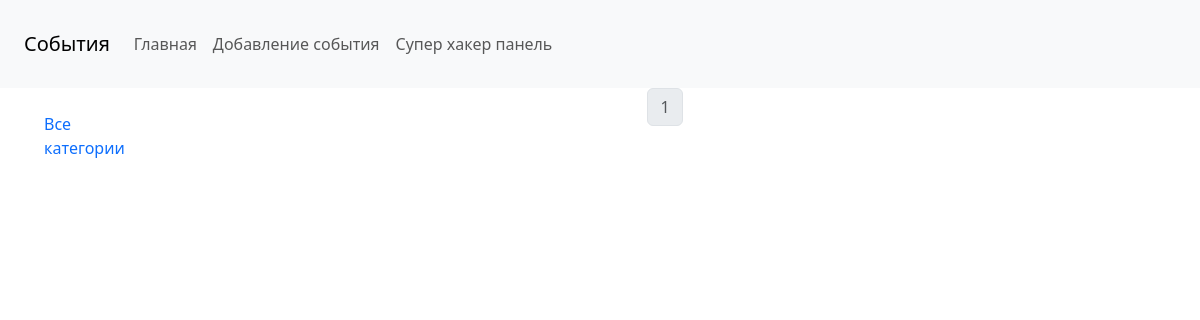
Before: / with the older database file.
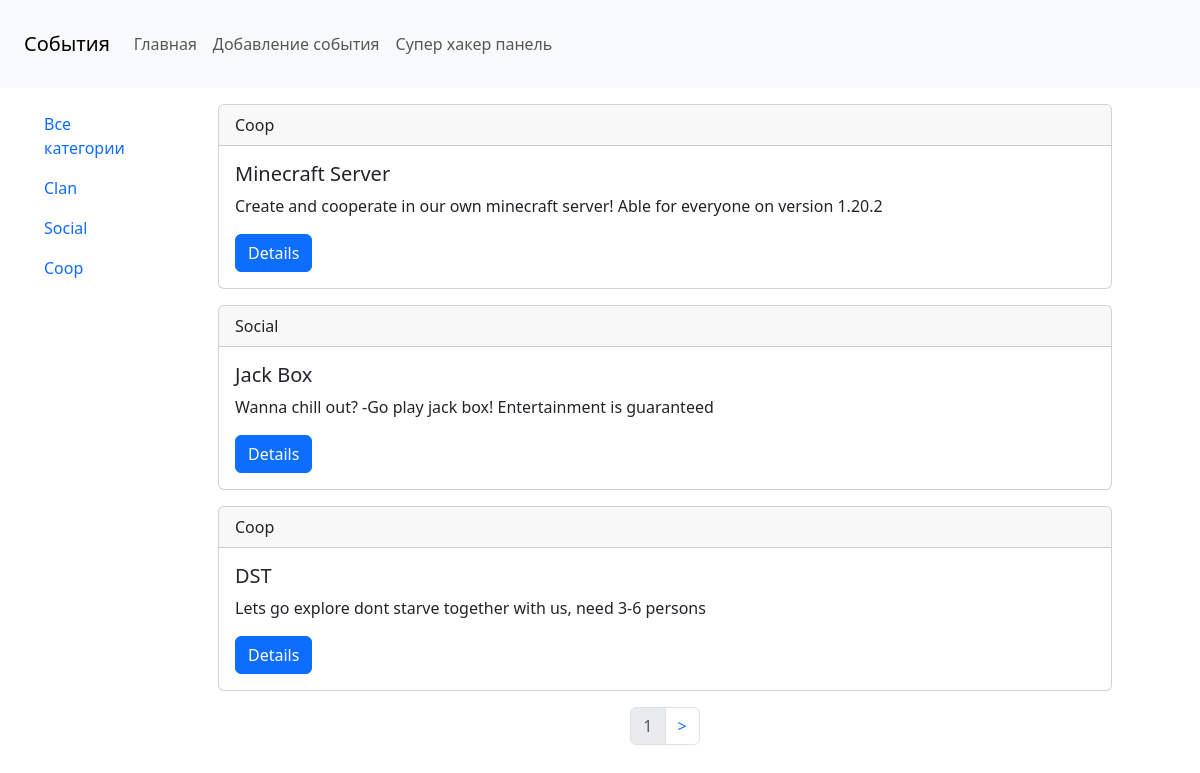
After: the same page with the newer database file.
### index/models.py (models this page shows, shortened)
class Category(models.Model):
    name = models.CharField(max_length=100, db_index=True, verbose_name='Категория')
    slug = models.SlugField(max_length=255, unique=True, db_index=True, verbose_name='URL')
    def __str__(self):
        return self.name
    def get_absolute_url(self):
        return reverse('category', kwargs={'cat_slug': self.pk})
    class Meta:
        verbose_name = 'Категория'
        verbose_name_plural = 'Категории'
        ordering = ['id']

class Event(models.Model):
    title = models.CharField(max_length=255, verbose_name='Заголовок')
    slug = models.SlugField(max_length=255, unique=True, db_index=True, verbose_name='URL')
    content = models.TextField(blank=True, verbose_name='Описание')
    time_create = models.DateTimeField(auto_now_add=True, verbose_name='Время создания')
    time_update = models.DateTimeField(auto_now=True, verbose_name='Время изменения')
    category = models.ForeignKey('Category', on_delete=models.PROTECT, null=True, verbose_name='Категория')
    def get_absolute_url(self):
        return reverse('event', kwargs={'event_slug': self.slug})
    class Meta:
        verbose_name = 'Событие'
        verbose_name_plural = 'События'
        ordering = ['-time_create', 'title']

### index/views.py (the view)
# urls.py: 2. Add a URL to urlpatterns:  path('', Home.as_view(), name='home')
class Home(DataMixin, ListView):
    model = Event
    template_name = 'index/index.html'
    context_object_name = 'events'
    def get_context_data(self, *, object_list=None, **kwargs):
        context = super().get_context_data(**kwargs)
        c_def = self.get_user_context(title='События')
        return dict(list(context.items()) + list(c_def.items()))
    def get_queryset(self):
        return Event.objects.all()

### index/templatetags/index_tags.py (called while the page is built)
@register.inclusion_tag('index/list_categories.html')
def show_categories(sort=None, cat_selected=0):
    if not sort:
        cats = Category.objects.all()
    else:
        cats = Category.objects.order_by(sort)
    return {'cats': cats, 'cat_selected': cat_selected}

@register.inclusion_tag('index/header.html')
def show_header():
    menu = [
        {'title': 'Главная', 'url_name': 'home'},
        {'title': 'Добавление события', 'url_name': 'addevent'},
        {'title': 'Супер хакер панель', 'url_name': 'blocked'},
    ]
    return {'menu': menu}

### index/utils.py (called while the page is built)
    def get_user_context(self, **kwargs):
        context = kwargs
        cats = Category.objects.all()
        context['cats'] = cats
        if 'cat_selected' not in context:
            context['cat_selected'] = 0
        return context

### index/templates/index/index.html
{% extends 'index/base.html' %}
{% load static %}
{% block content %}
{% for event in events%}
<div class="card m-3">
  <div class="card-header">
      {{event.category}}
  </div>
  <div class="card-body">
    <h5 class="card-title">{{event.title}}</h5>
    <p class="card-text">{{event.content}}</p>
    <a href="{{ event.get_absolute_url }}" class="btn btn-primary">Details</a>
  </div>
</div>
{% endfor %}
{% endblock %}

### index/templates/index/base.html (shortened to what this page needs)
{% load static %}
{% load index_tags %}
<!DOCTYPE html>
<html lang="en">
<head>
    {% load bootstrap5 %}
    {% bootstrap_css %}
</head>
<body>
    {% block mainmenu %}
        {% show_header %}
    {% endblock %}
    {% block main %}
    <main class="main">
        <div class="container m-0">
            <div class="row">
                <div class="col-2 position-fixed">
                    {% block sidebar %}
                        <ul class="nav flex-column p-3">
                            {% if cat_selected == 0 %}
                                <li class="nav-item">
                                    <a class="nav-link active" href="{% url 'home' %}">Все категории</a>
                                </li>
                            {% else %}
                                <li class="nav-item">
                                    <a class="nav-link" href="{% url 'home' %}">Все категории</a>
                                </li>
                            {% endif %}
                            {% show_categories  cat_selected=cat_selected %}
                        </ul>
                    {% endblock %}
                </div>
                <div class="col-10 offset-2">
                    {% block content %}
                    {% endblock %}
                    <nav class="d-flex justify-content-center">
                        <ul class="pagination">
                            {% for p in paginator.page_range %}
                            {% if page_obj.number == p %}
                                <li class="page-item disabled">
                                    <a class="page-link" href="?page={{ p }}"><span class="sr-only">{{ p }}</span></a>
                                </li>
                            {% elif p > page_obj.number and p < page_obj.number %}
                                <li class="page-item">
                                    <a class="page-link" href="?page={{ p }}">{{ p }}</a>
                                </li>
                            {% endif %}
                            {% endfor %}
                            {% if page_obj.has_next %}
                                <li class="page-item">
                                    <a class="page-link" href="?page={{ page_obj.next_page_number }}">&gt;</a>
                                </li>
                            {% endif %}
                        </ul>
                    </nav>
                </div>
            </div>
        </div>
    </main>
    {% endblock %}
</body>
</html>

### index/templates/index/header.html (shortened to what this page needs)
{% load static %}
<header class="header">
    <nav class="navbar navbar-expand-lg navbar-light bg-light p-4">
    <a class="navbar-brand" href="{% url 'home' %}">События</a>
    <div class="collapse navbar-collapse" id="navbarNav">
        <ul class="navbar-nav">
            {% for item in menu %}
            <li class="nav-item">
                <a class="nav-link" href="{% url item.url_name %}">{{ item.title }}</a>
            </li>
            {% endfor %}
        </ul>
    </div>
    </nav>
</header>

### index/templates/index/list_categories.html
{% for cat in cats %}
    {% if cat.pk == cat_selected %}
        <li class="nav-item"><a class="nav-link active" href="{{ cat.get_absolute_url }}">{{ cat.name }}</a></li>
    {% else %}
        <li class="nav-item"><a class="nav-link" href="{{ cat.get_absolute_url }}">{{ cat.name }}</a></li>
    {% endif %}
{% endfor %}

Changed rows visible on the page:
added Category: name "Clan"
added Category: name "Social"
added Category: name "Coop"
added Event: category "Coop", title "Minecraft Server", content "Create and cooperate in our own minecraft server! Able for everyone on version 1.20.2"
added Event: category "Social", title "Jack Box", content "Wanna chill out? -Go play jack box! Entertainment is guaranteed"
added Event: category "Coop", title "DST", content "Lets go explore dont starve together with us, need 3-6 persons"
